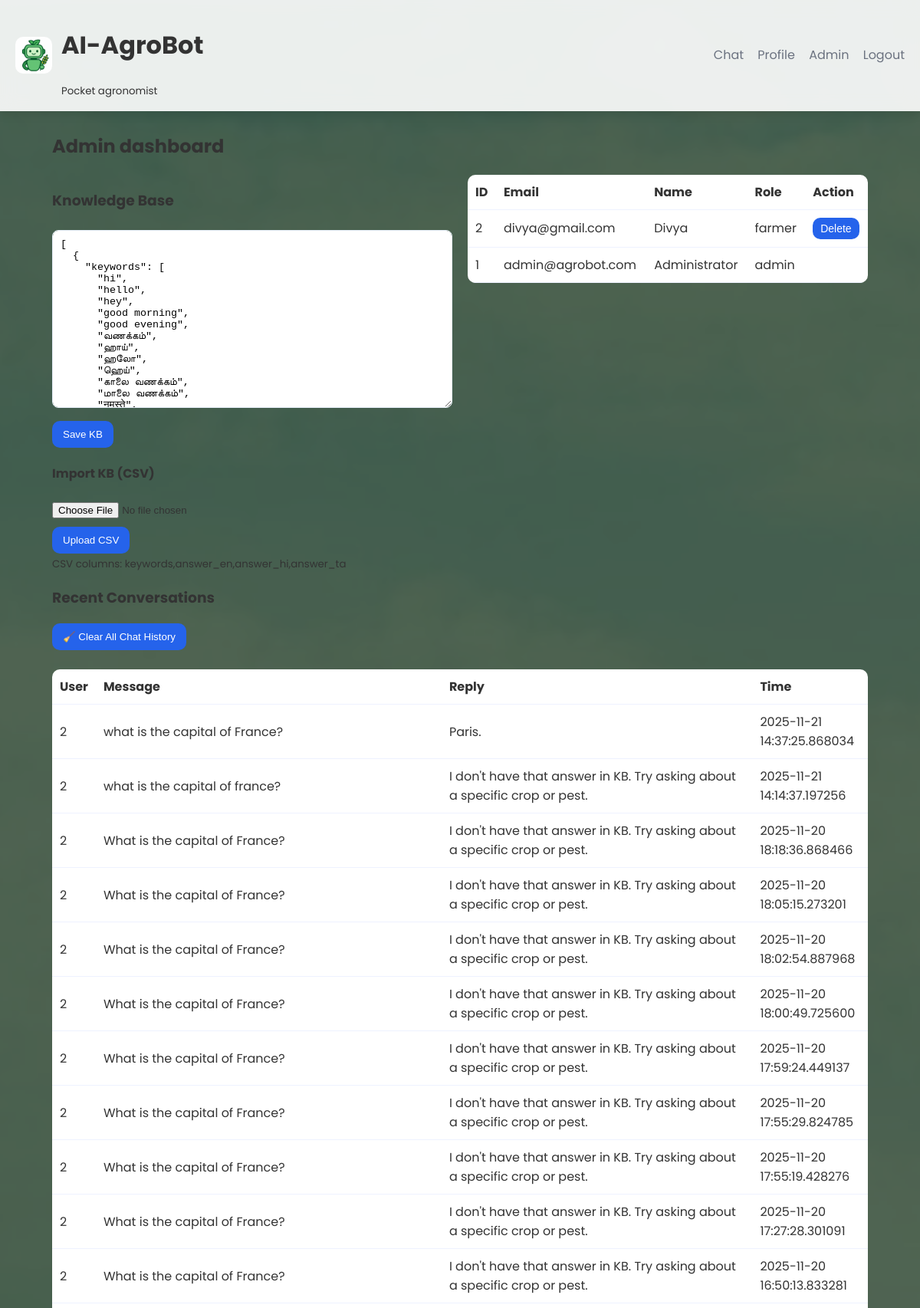
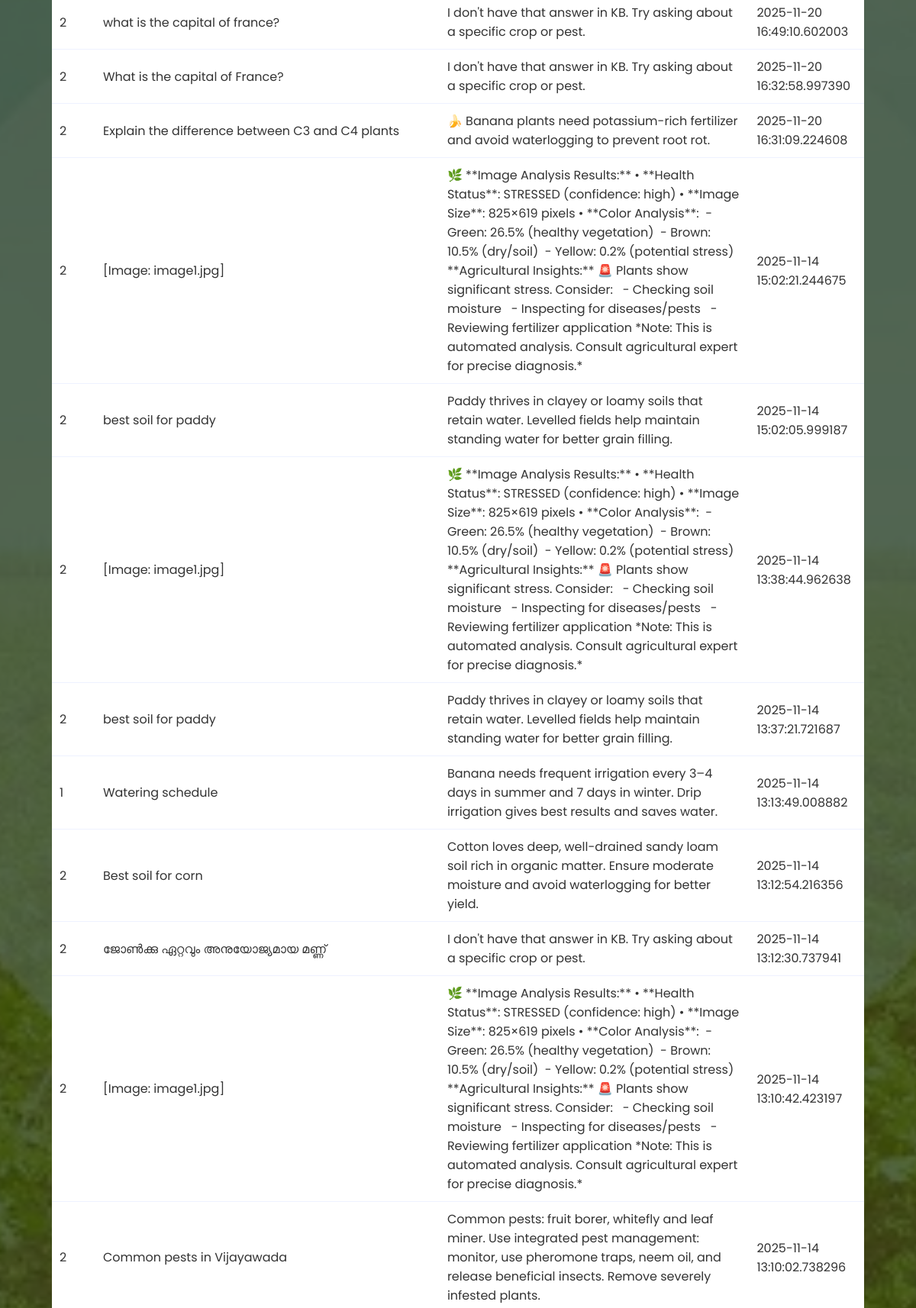
The page /admin (signed in, upper part) on the database its author committed (2 pictures, top to bottom).
### database.py (models this page shows)
class User(UserMixin, db.Model):
    __tablename__ = "users"
    id = db.Column(db.Integer, primary_key=True)
    email = db.Column(db.String(200), unique=True, nullable=False)
    password = db.Column(db.String(200), nullable=False)
    name = db.Column(db.String(100))
    role = db.Column(db.String(20), default="farmer")
    primary_crop = db.Column(db.String(100))
    region = db.Column(db.String(100))
    preferred_language = db.Column(db.String(20), default="en")

class ChatHistory(db.Model):
    __tablename__ = "chat_history"
    id = db.Column(db.Integer, primary_key=True)
    user_id = db.Column(db.Integer, db.ForeignKey("users.id"), nullable=True)
    user_message = db.Column(db.Text)
    bot_response = db.Column(db.Text)
    created_at = db.Column(db.DateTime, default=datetime.utcnow)
    feedback = db.Column(db.String(20), nullable=True)

### app.py (the view)
@app.route("/admin")
@login_required
def admin_dashboard():
    if current_user.role != "admin":
        flash("Access denied", "danger");
        return redirect(url_for("index"))
    users = User.query.order_by(User.id.desc()).all()
    chats = ChatHistory.query.order_by(ChatHistory.created_at.desc()).limit(500).all()
    kb_content = ""
    try:
        with open(KB_PATH, "r", encoding="utf-8") as f:
            kb_content = f.read()
    except Exception:
        kb_content = "[]"
    return render_template("admin_dashboard.html", users=users, chats=chats, kb_content=kb_content)

### app.py (called while the page is built)
def get_locale():
    if current_user.is_authenticated:
        return current_user.preferred_language
    return request.accept_languages.best_match(app.config['LANGUAGES'])

@login_manager.user_loader
def load_user(user_id):
    return db.session.get(User, int(user_id))

### templates/admin_dashboard.html
{% extends "base.html" %}
{% block content %}
<h2>Admin dashboard</h2>
<div class="admin-grid">
  <section class="admin-kb">
    <h3>Knowledge Base</h3>
    <form method="post" action="{{ url_for('admin_edit_kb') }}">
      <textarea name="kb_data" rows="14">{{ kb_content }}</textarea>
      <div class="actions"><button class="btn" type="submit">Save KB</button></div>
    </form>
    <h4>Import KB (CSV)</h4>
    <form method="post" action="{{ url_for('admin_upload_kb_csv') }}" enctype="multipart/form-data">
      <input type="file" name="csv_file" accept=".csv" required><div class="actions"><button class="btn" type="submit">Upload CSV</button></div>
      <small>CSV columns: keywords,answer_en,answer_hi,answer_ta</small>
    </form>
  </section>
  <section class="admin-chats">
    <table class="table"><thead><tr><th>ID</th><th>Email</th><th>Name</th><th>Role</th><th>Action</th></tr></thead><tbody>{% for u in users %}<tr><td>{{ u.id }}</td><td>{{ u.email }}</td><td>{{ u.name }}</td><td>{{ u.role }}</td><td>{% if u.role!='admin' %}<form method="post" action="{{ url_for('admin_delete_user', user_id=u.id) }}"><button class="btn small" type="submit" onclick="return confirm('Delete user?')">Delete</button></form>{% endif %}</td></tr>{% endfor %}</tbody></table>
  </section>
</div>
    <h3>Recent Conversations</h3>
<form method="post" action="{{ url_for('admin_clear_chats') }}" onsubmit="return confirm('Are you sure you want to delete all chat history?');">
  <button class="btn danger" type="submit">🧹 Clear All Chat History</button>
</form>
<br>
<table class="table">
  <thead>
    <tr><th>User</th><th>Message</th><th>Reply</th><th>Time</th></tr>
  </thead>
  <tbody>
    {% for c in chats %}
      <tr>
        <td>{{ c.user_id or 'Guest' }}</td>
        <td>{{ c.user_message }}</td>
        <td>{{ c.bot_response }}</td>
        <td>{{ c.created_at }}</td>
      </tr>
    {% endfor %}
  </tbody>
</table>
{% endblock %}

### templates/base.html (shortened to what this page needs)
<!doctype html>
<html lang="en">
<head>
  <link rel="stylesheet" href="{{ url_for('static', filename='style.css') }}">
</head>
<body>
  <header class="topbar">
    <div class="brand"><img src="{{ url_for('static', filename='bot.png') }}" class="logo" alt="bot"><div>
      <h1>{{ _('AI-AgroBot') }}</h1>
      <small>{{ _('Pocket agronomist') }}</small>
    </div></div>
    <nav class="nav">
      <a href="{{ url_for('index') }}">{{ _('Chat') }}</a>
      {% if current_user.is_authenticated %}
        <a href="{{ url_for('profile') }}">{{ _('Profile') }}</a>
        {% if current_user.role == 'admin' %}<a href="{{ url_for('admin_dashboard') }}">{{ _('Admin') }}</a>{% endif %}
        <a href="{{ url_for('logout') }}">{{ _('Logout') }}</a>
      {% else %}
        <a href="{{ url_for('login') }}">{{ _('Login') }}</a>
        <a href="{{ url_for('register') }}">{{ _('Register') }}</a>
      {% endif %}
    </nav>
  </header>
  <main class="main">
    {% block content %}{% endblock %}
  </main>
</body>
</html>

### static/style.css (style rules this page uses)
:root { --brand:#2563eb;--muted:#6b7280;--bg:#f3f4f6;--card:#ffffff }
* { box-sizing:border-box }
body { font-family:Inter,system-ui,Segoe UI,Roboto,Arial;margin:0;background:var(--bg);color:#111 }
.topbar { display:flex;align-items:center;justify-content:space-between;padding:14px 20px;background:var(--card);box-shadow:0 2px 6px rgba(0,0,0,0.06) }
.brand { display:flex;align-items:center;gap:12px }
.logo { width:48px;height:48px;border-radius:10px }
.nav a { margin-left:14px;color:var(--muted);text-decoration:none }
.main { max-width:1100px;margin:28px auto;padding:0 18px }
.btn,button { background:var(--brand);color:white;border:none;padding:10px 14px;border-radius:10px;cursor:pointer }
.btn.small { padding:6px 10px;font-size:14px }
.auth-card input, .auth-card select, textarea { width:100%;padding:10px;border-radius:8px;border:1px solid #e6eef8;margin-top:6px }
.actions { display:flex;align-items:center;gap:10px;margin-top:10px }
.admin-grid { display:grid;grid-template-columns:1fr 1fr;gap:20px }
.table { width:100%;border-collapse:collapse;background:var(--card);border-radius:10px;overflow:hidden }
.table th,.table td { padding:10px;border-bottom:1px solid #eef2ff;text-align:left }
body { font-family: 'Poppins', sans-serif; background-image: url('/static/bg.jpg'); background-size: cover; background-position: center; background-attachment: fixed; margin: 0; color: #333; }
body::before { content: ''; position: fixed; top: 0; left: 0; width: 100%; height: 100%; background-color: rgba(10, 38, 10, 0.7); z-index: -1; }
.topbar { background: rgba(255, 255, 255, 0.9); backdrop-filter: blur(10px); box-shadow: 0 4px 12px 0 rgba(0, 0, 0, 0.1); border-bottom: 1px solid rgba(255, 255, 255, 0.18); }

### rows shown on the page
User: id "1", email "admin@agrobot.com", name "Administrator", role "admin"
User: id "2", email "divya@gmail.com", name "Divya", role "farmer"
ChatHistory: user "2", user_message "what is the capital of France?", bot_response "Paris.", created_at "2025-11-21 14:37:25.868034"
ChatHistory: user "2", user_message "what is the capital of france?", bot_response "I don't have that answer in KB. Try asking about a specific crop or pest.", created_at "2025-11-21 14:14:37.197256"
ChatHistory: user "2", user_message "What is the capital of France?", bot_response "I don't have that answer in KB. Try asking about a specific crop or pest.", created_at "2025-11-20 18:18:36.868466"
ChatHistory: user "2", user_message "What is the capital of France?", bot_response "I don't have that answer in KB. Try asking about a specific crop or pest.", created_at "2025-11-20 18:05:15.273201"
ChatHistory: user "2", user_message "What is the capital of France?", bot_response "I don't have that answer in KB. Try asking about a specific crop or pest.", created_at "2025-11-20 18:02:54.887968"
ChatHistory: user "2", user_message "What is the capital of France?", bot_response "I don't have that answer in KB. Try asking about a specific crop or pest.", created_at "2025-11-20 18:00:49.725600"
ChatHistory: user "2", user_message "What is the capital of France?", bot_response "I don't have that answer in KB. Try asking about a specific crop or pest.", created_at "2025-11-20 17:59:24.449137"
ChatHistory: user "2", user_message "What is the capital of France?", bot_response "I don't have that answer in KB. Try asking about a specific crop or pest.", created_at "2025-11-20 17:55:29.824785"
ChatHistory: user "2", user_message "What is the capital of France?", bot_response "I don't have that answer in KB. Try asking about a specific crop or pest.", created_at "2025-11-20 17:55:19.428276"
ChatHistory: user "2", user_message "What is the capital of France?", bot_response "I don't have that answer in KB. Try asking about a specific crop or pest.", created_at "2025-11-20 17:27:28.301091"
ChatHistory: user "2", user_message "What is the capital of France?", bot_response "I don't have that answer in KB. Try asking about a specific crop or pest.", created_at "2025-11-20 16:50:13.833281"
ChatHistory: user "2", user_message "what is the capital of france?", bot_response "I don't have that answer in KB. Try asking about a specific crop or pest.", created_at "2025-11-20 16:49:10.602003"
ChatHistory: user "2", user_message "What is the capital of France?", bot_response "I don't have that answer in KB. Try asking about a specific crop or pest.", created_at "2025-11-20 16:32:58.997390"
ChatHistory: user "2", user_message "Explain the difference between C3 and C4 plants", bot_response "🍌 Banana plants need potassium-rich fertilizer and avoid waterlogging to prevent root rot.", created_at "2025-11-20 16:31:09.224608"
ChatHistory: user "2", user_message "[Image: image1.jpg]", bot_response "🌿 **Image Analysis Results:** • **Health Status**: STRESSED (confidence: high) • **Image Size**: 825×619 pixels • **Color Analysis**: - Green: 26.5% (healthy vegetation) - Brown: 10.5% (dry/soil) - Yellow: 0.2% (potential stress) **Agricultural Insights:** 🚨 Plants show significant stress. Consider: - Checking soil moisture - Inspecting for diseases/pests - Reviewing fertilizer application *Note: This is automated analysis. Consult agricultural expert for precise diagnosis.*", created_at "2025-11-14 15:02:21.244675"
ChatHistory: user "2", user_message "best soil for paddy", bot_response "Paddy thrives in clayey or loamy soils that retain water. Levelled fields help maintain standing water for better grain filling.", created_at "2025-11-14 15:02:05.999187"
ChatHistory: user "2", user_message "[Image: image1.jpg]", bot_response "🌿 **Image Analysis Results:** • **Health Status**: STRESSED (confidence: high) • **Image Size**: 825×619 pixels • **Color Analysis**: - Green: 26.5% (healthy vegetation) - Brown: 10.5% (dry/soil) - Yellow: 0.2% (potential stress) **Agricultural Insights:** 🚨 Plants show significant stress. Consider: - Checking soil moisture - Inspecting for diseases/pests - Reviewing fertilizer application *Note: This is automated analysis. Consult agricultural expert for precise diagnosis.*", created_at "2025-11-14 13:38:44.962638"
ChatHistory: user "2", user_message "best soil for paddy", bot_response "Paddy thrives in clayey or loamy soils that retain water. Levelled fields help maintain standing water for better grain filling.", created_at "2025-11-14 13:37:21.721687"
ChatHistory: user "1", user_message "Watering schedule", bot_response "Banana needs frequent irrigation every 3–4 days in summer and 7 days in winter. Drip irrigation gives best results and saves water.", created_at "2025-11-14 13:13:49.008882"
ChatHistory: user "2", user_message "Best soil for corn", bot_response "Cotton loves deep, well-drained sandy loam soil rich in organic matter. Ensure moderate moisture and avoid waterlogging for better yield.", created_at "2025-11-14 13:12:54.216356"
ChatHistory: user "2", user_message "ജോൺക്കു ഏറ്റവും അനുയോജ്യമായ മണ്ണ്", bot_response "I don't have that answer in KB. Try asking about a specific crop or pest.", created_at "2025-11-14 13:12:30.737941"
ChatHistory: user "2", user_message "[Image: image1.jpg]", bot_response "🌿 **Image Analysis Results:** • **Health Status**: STRESSED (confidence: high) • **Image Size**: 825×619 pixels • **Color Analysis**: - Green: 26.5% (healthy vegetation) - Brown: 10.5% (dry/soil) - Yellow: 0.2% (potential stress) **Agricultural Insights:** 🚨 Plants show significant stress. Consider: - Checking soil moisture - Inspecting for diseases/pests - Reviewing fertilizer application *Note: This is automated analysis. Consult agricultural expert for precise diagnosis.*", created_at "2025-11-14 13:10:42.423197"
ChatHistory: user "2", user_message "Common pests in Vijayawada", bot_response "Common pests: fruit borer, whitefly and leaf miner. Use integrated pest management: monitor, use pheromone traps, neem oil, and release beneficial insects. Remove severely infested plants.", created_at "2025-11-14 13:10:02.738296"
